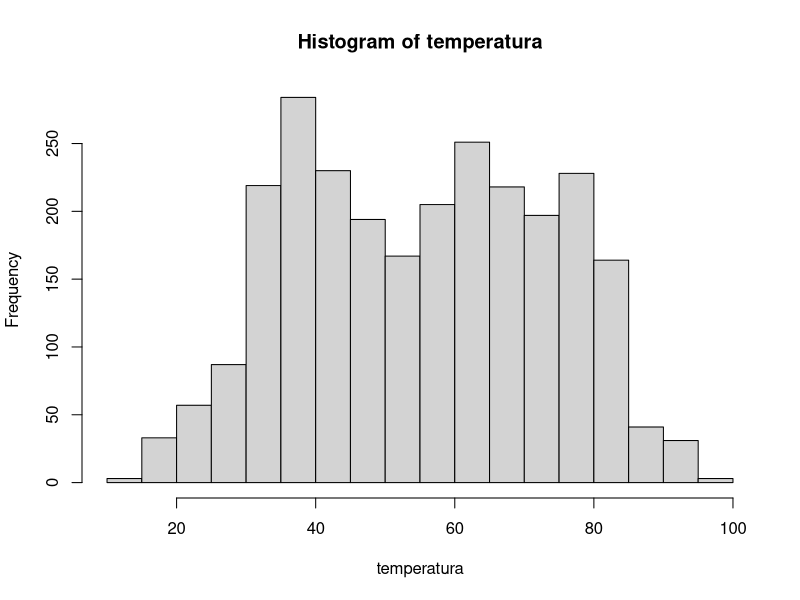
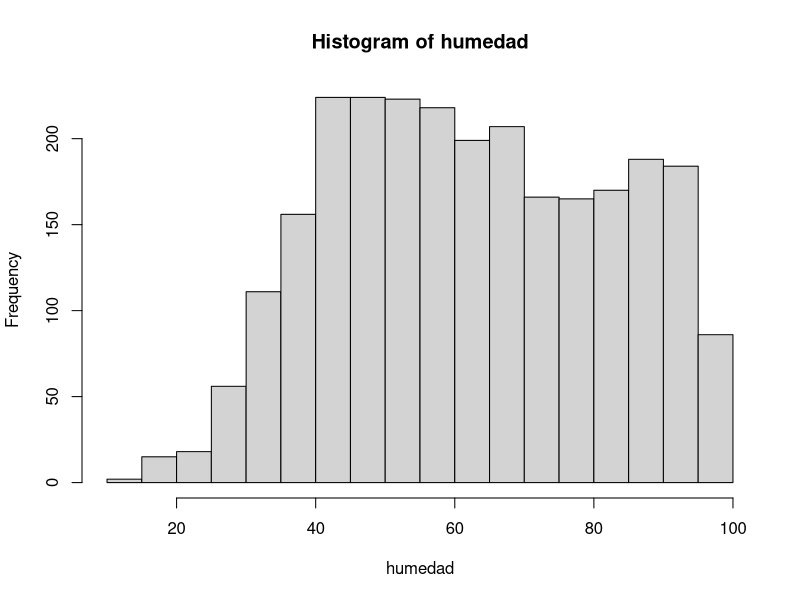
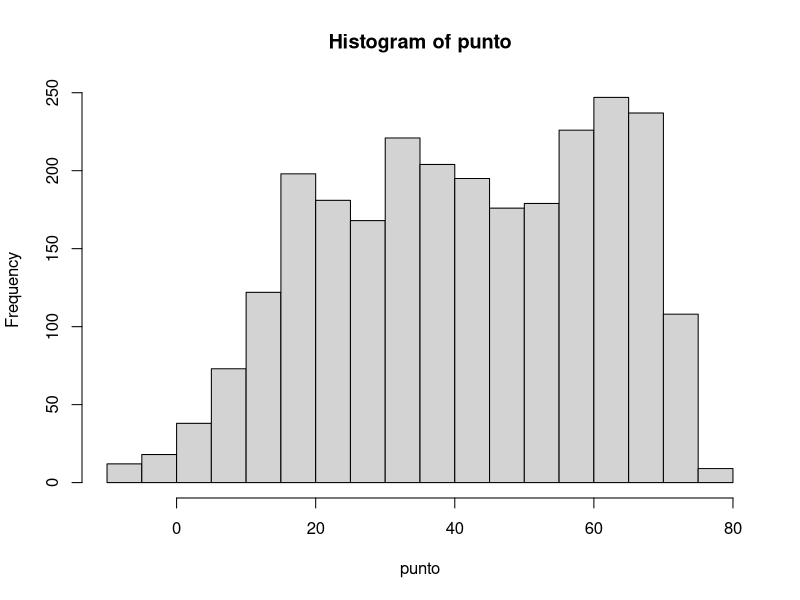
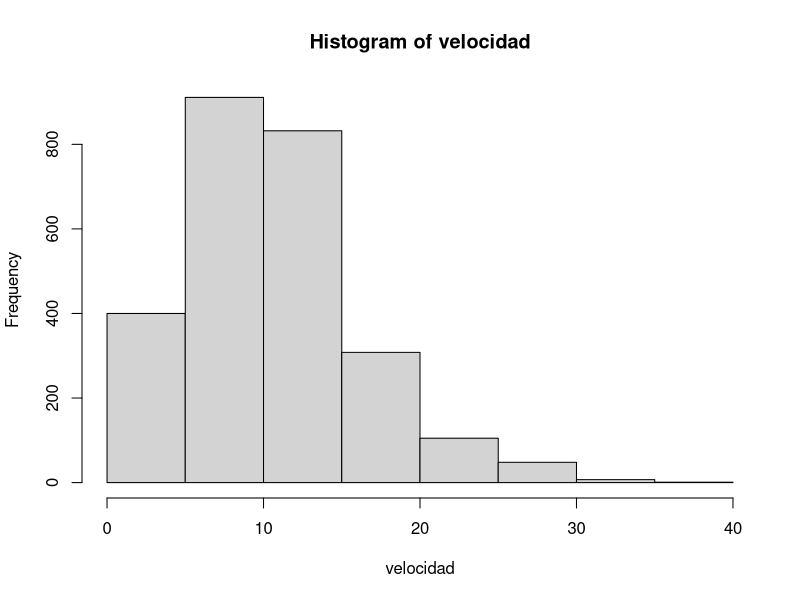

R code for these plots, in order:
# nombre del archivo a mandar por correo:
# nombre_apellido_inferencia_profesor.R
# ejemplo:
# juan_perez_estadistica_mayer.R

# No olvide ejecutar las líneas 6 y 11 antes de empezar el resto del trabajo
library(readxl)


# 1. Use la función read_excel para cargar los datos que se encuentran en el archivo excel datos_ie.xlsx
misdatos <- read_excel("datos_ie.xlsx")





# 2. Para la variable "velocidad_viento", que es una de las columnas de los datos 
# que acaba de cargar, encuentre lo siguiente usando la función quantile:
var1<-c(misdatos$velocidad_viento)
# 2.1 el cuantil 0.025 (2 pto)
quantile(var1, 0.025)
# 2.2 la mediana (2 pto)
median(var1)
# 2.3 el cuantil 0.975 (2 pto)
quantile(var1, 0.975)
# Nota la función quantile es la que calcula cuantiles de un vector. Por ejemplo si el vector se llama x y
# queremos calcular el cuantil 37 escribiremos en R quantile(x, 0.37)





# 3. Para la variable "temperatura" compute lo siguiente
var2<-(misdatos$temperatura)
# 3.1 la media (2 pto)
mean(var2)
# 3.2 la desviación estandar    (2 pto)
sd(var2)
# 3.3 la cantidad de observaciones (n)   (2 pto)

# 3.4 la desviación estandar, dividida por la raíz de n  (2 pto)
# sd(var2)/




# 4. Grafique los histogramas de estas cuatro variables: temperatura, humedad,
# punto_rocio y velocidad_viento. Puede usar cualquier función y paquete de R (4 pts)
temperatura<-c(misdatos$temperatura)
humedad<-c(misdatos$humedad)
punto<-c(misdatos$punto_rocio)
velocidad<-c(misdatos$velocidad_viento)
hist(temperatura)
hist(humedad)
hist(punto)
hist(velocidad)

# 5. Use el comando pnorm, para encontrar la probabilidad de que una variable aleatoria normal
# estándard esté entre -1 y 1.2, es decir, encontrar P(-1 <= z <= 1.2)
# Nota, el comando pnorm asume por defecto que nuestra normal es estándar. (2 pto)
pnorm(1.2)-pnorm(-1)
